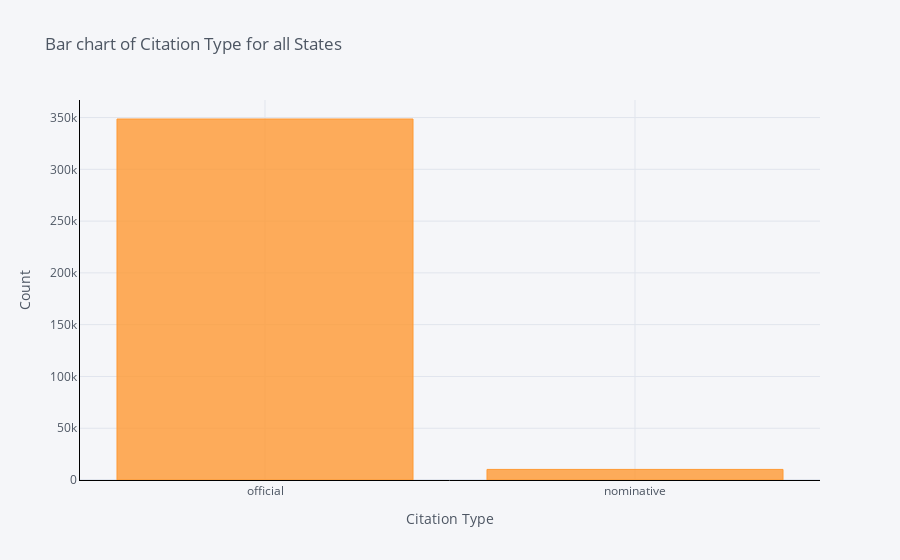

Notebook cell for this chart:
### Markdown cell above
We can see that there are 2 unique types of citations: official and nominative. We wanted to see how often each citation type occurred to see if the difference in citation types is relevant.

### Code cell
case_df.groupby('citation_type').count()['id'].sort_values(ascending=False).iplot(kind='bar',
                                            yTitle='Count', linecolor='black', opacity=0.8,
                                            title='Bar chart of Citation Type for all States', xTitle='Citation Type')
plt.savefig('citations.png')

### Figure 1 — Plotly figure (JSON) as saved in the notebook; plotly's stock layout.template omitted (floating-point values rounded to 4 significant figures)
{"data": [{"marker": {"color": "rgba(255, 153, 51, 0.8)", "line": {"color": "rgba(255, 153, 51, 1.0)", "width": 1}}, "name": "id", "orientation": "v", "text": "", "type": "bar", "x": ["official", "nominative"], "y": [348603, 10216]}], "layout": {"legend": {"bgcolor": "#F5F6F9", "font": {"color": "#4D5663"}}, "paper_bgcolor": "#F5F6F9", "plot_bgcolor": "#F5F6F9", "title": {"font": {"color": "#4D5663"}, "text": "Bar chart of Citation Type for all States"}, "xaxis": {"gridcolor": "#E1E5ED", "linecolor": "black", "showgrid": true, "tickfont": {"color": "#4D5663"}, "title": {"font": {"color": "#4D5663"}, "text": "Citation Type"}, "zerolinecolor": "#E1E5ED"}, "yaxis": {"gridcolor": "#E1E5ED", "linecolor": "black", "showgrid": true, "tickfont": {"color": "#4D5663"}, "title": {"font": {"color": "#4D5663"}, "text": "Count"}, "zerolinecolor": "#E1E5ED"}}}
